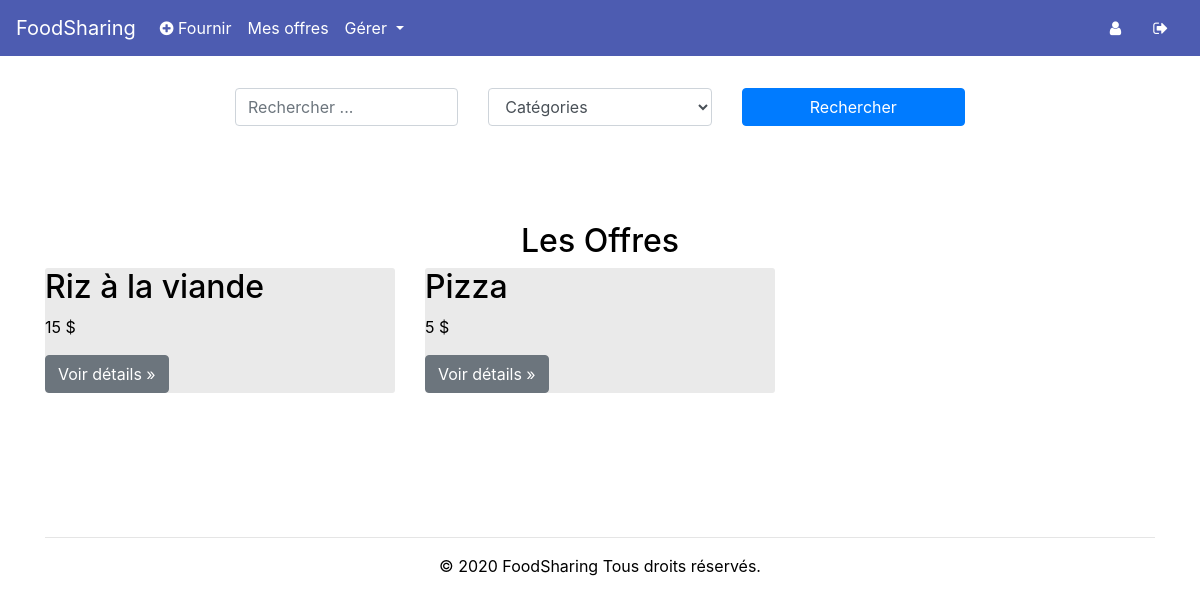
Page /admin (signed in) on the earlier database version.
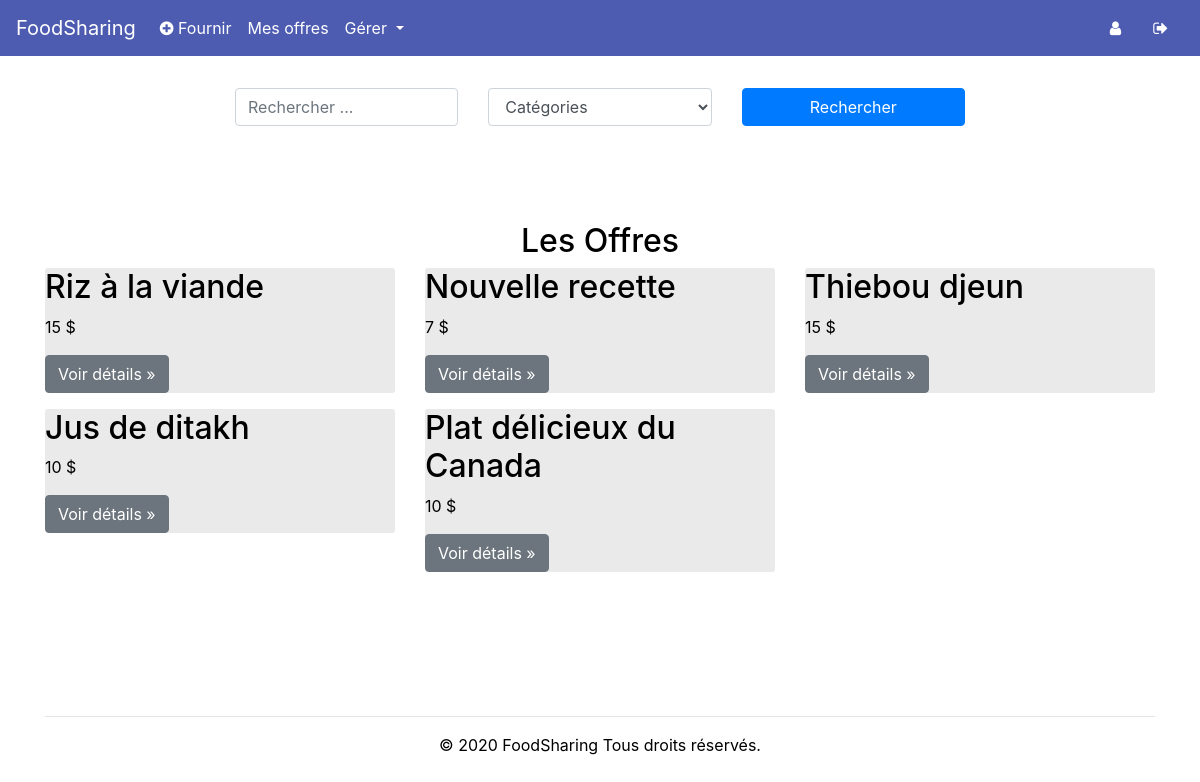
Same page on the later database version.
### tables this page shows
CREATE TABLE Offers (
    offer_id INTEGER PRIMARY KEY,
    offer_categorie_id INTEGER,
    offer_user_id INTEGER,
    offer_title varchar(255) NOT NULL,
    offer_description varchar(255) NOT NULL,
    offer_price varchar(255) NOT NULL,
    FOREIGN KEY(offer_categorie_id) REFERENCES Categories(categorie_id),
    FOREIGN KEY(offer_user_id) REFERENCES regularsUsers(user_id)
);

### app.py (the view)
@app.route('/admin')
def home_page_admin():
    if session.get("id") is None:
        return redirect('/')
    else:
        db = Database()
        offers = db.get_all_offers()
        categories = db.get_categories()
        db.disconnect()
        return render_template('home_admin.html', year=now, offers=offers, categories=categories)

### database.py (called while the page is built)
    def get_connection(self):
        if self.connection is None:
            try:
                self.connection = sqlite3.connect('database/users.db')
            except sqlite3.Error as error:
                print("Failed to insert Python variable into sqlite table", error)
        return self.connection

    def disconnect(self):
        if self.connection is not None:
            self.connection.close()

    def get_all_offers(self):
        connect = self.get_connection()
        cur = connect.cursor()
        cur.execute("SELECT * FROM Offers")
        result = cur.fetchall()
        if result is None:
            return None
        else:
            return result

    def get_categories(self):
        connect = self.get_connection()
        cur = connect.cursor()
        cur.execute("SELECT categorie_id, categorie_title FROM Categories ORDER BY categorie_title ASC")
        result = cur.fetchall()
        if result is None:
            return None
        else:
            return result

### templates/home_admin.html (shortened to what this page needs)
<!DOCTYPE html>
 <html class="not-ie no-js" lang="fr">
    <head>
        <link href="https://stackpath.bootstrapcdn.com/bootstrap/4.3.1/css/bootstrap.min.css" rel="stylesheet">
        <link href="/static/css/HomeStyle.css" rel="stylesheet">
        <link rel="stylesheet" href="https://cdnjs.cloudflare.com/ajax/libs/font-awesome/4.7.0/css/font-awesome.min.css">
    </head>
    <body>
            <nav class="navbar navbar-expand-lg navbar-light" style="background-color:#4d5cb1;">
                  <a class="navbar-brand" href="/" style="color:white!important;">FoodSharing</a>
                <div class="collapse navbar-collapse" id="navbarText">
                <ul class="navbar-nav mr-auto">
                  <li class="nav-item">
                    <a class="nav-link" href="/add_offer" style="color:white!important;"><i class="fa fa-plus-circle" aria-hidden="true"></i> Fournir</a>
                  </li>
                  <li class="nav-item">
                    <a class="nav-link" href="/my_offers" style="color:white!important;">Mes offres</a>
                  </li>
                <li class="nav-item">
                    <div class="dropdown show">
                        <a class="nav-link dropdown-toggle" style="color:white!important;" href="#" role="button" id="dropdownMenuLink" data-toggle="dropdown" aria-haspopup="true" aria-expanded="false">
                            Gérer
                        </a>
                    </div>
                  </li>
                </ul>
                <a class="nav-link" href="/profile" style="color:white!important;"><i class="fa fa-user" aria-hidden="true"></i></a>
                <a class="nav-link" href="/disconnect" style="color:white!important;"><i class="fa fa-sign-out" aria-hidden="true"></i></a>
              </div>
            </nav>
            <div class="container">
                <div class="row">
                    <div class="col-md-8" style="margin: 0 auto;">
                        <form style="padding-top: 2rem;" action="/search_results" method="get">
                            <div class="row">
                                <div class="col-md-4">
                                  <input class="form-control" name="search_value" type="text" placeholder="Rechercher ..." aria-label="Search">
                                </div>
                                <div class="col-md-4">
                                    <select class="form-control" name="categorie">
                                        <option value="-1">Catégories</option>
                                    </select>
                                </div>
                                <div class="col-md-4">
                                  <button class="btn btn-primary btn-block search">Rechercher</button>
                                </div>
                            </div>
                        </form>
                    </div>
                </div>
                <div class="row">
                    <div class="col-md-12"><h2 class="text-center" style="
                        padding-top: 6rem;
                        ">Les Offres</h2></div>
                </div>
                <div class="row">
                    {% if offers is defined %}
                        {% for offer_info in offers %}
                            <div class="col-md-4" style="/*margin-right: 3px;*/">
                            <article class="offer_container">
                              <h2>{{ offer_info[3] }}</h2>
                              <p> {{ offer_info[5] }} $</p>
                              <p><a class="btn btn-secondary" href="/offer/{{ offer_info[0] }}" role="button">Voir détails &raquo;</a></p>
                            </article>
                            </div>
                        {% endfor %}
                    {% else %}
                        <div class="col-md-12"><h3 class="text-center" style="color:yellowgreen">Il n'y a pas d'annonces présentement</h3></div>
                    {% endif %}
                </div>
				<div class="text-center footer">
                    <hr/>
		            <p>© {{ year }} FoodSharing Tous droits réservés.</p>
		        </div>
			</div>
    </body>

### static/css/HomeStyle.css (style rules this page uses)
body { background-color: #ffffff; color: black; }
.offer_container { background: #eaeaea; color: black; border-radius: 3px; }
.footer { margin-top:8rem; color:black; }

Differences in the rows shown:
removed Offers: offer_title "Pizza", offer_price "5"
added Offers: offer_title "Nouvelle recette", offer_price "7"
added Offers: offer_title "Thiebou djeun", offer_price "15"
added Offers: offer_title "Jus de ditakh", offer_price "10"
added Offers: offer_title "Plat délicieux du Canada", offer_price "10"
